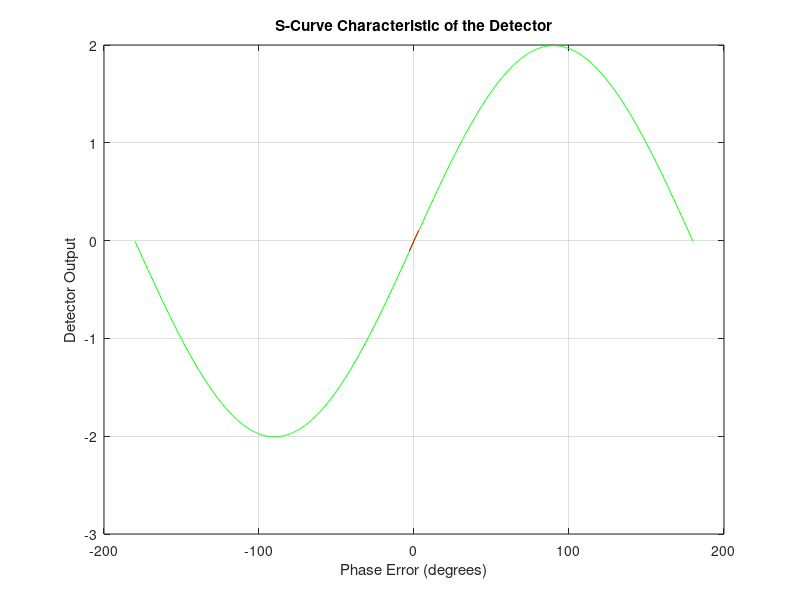

Reproduce this figure in MATLAB.
close all;
clear;

% Define a phase error interval for the detector
d_phi_deg = -rad2deg(pi):rad2deg(pi)/500:rad2deg(pi);

% Input Eb/No in dB and convert it to linear scale
EbNodB = input('Eb/No dB=?');  
EbNo = 10.^(EbNodB/10);

% Number of transmitted symbols
N_symb = 1000;

% Generating QPSK symbols
symb_emis = (2 * randi([0, 1], 1, N_symb) - 1) + 1j * (2 * randi([0, 1], 1, N_symb) - 1);

% Standard deviation of thermal noise
sigma = sqrt(1 / (2 * EbNo));

% Noise vector
noise = sigma * randn(1, N_symb) + 1j * sigma * randn(1, N_symb);

% Initializing S-curve array
S_curve = zeros(1, length(d_phi_deg));

% Loop over phase error
for jj = 1:length(d_phi_deg)
    
    % Display phase errors at every 10th iteration
    if mod(jj, 10) == 0
        disp(d_phi_deg(jj));
    end
    
    % Received signal
    recu = symb_emis .* exp(1j * d_phi_deg(jj) * (pi/180)) + noise;
    
    % Detector output
    out_det = imag(conj(symb_emis) .* recu);
    S_curve(jj) = mean(out_det);
end

% Calculating the slope of the S-curve around 0 degrees
p = 3;
index_center = (length(S_curve) + 1) / 2;
slope = S_curve(index_center + p) - S_curve(index_center - p);
slope = slope / (2 * p * (d_phi_deg(2) - d_phi_deg(1)) * pi / 180);

% Plotting
figure(1);
plot(d_phi_deg, S_curve, 'g-');
grid on;
hold on;
plot([-p:1:p], [-p:1:p] * slope * pi / 180, 'r-');
xlabel('Phase Error (degrees)');
ylabel('Detector Output');
title('S-Curve Characteristic of the Detector');

save slope_DD_QPSK slope;
